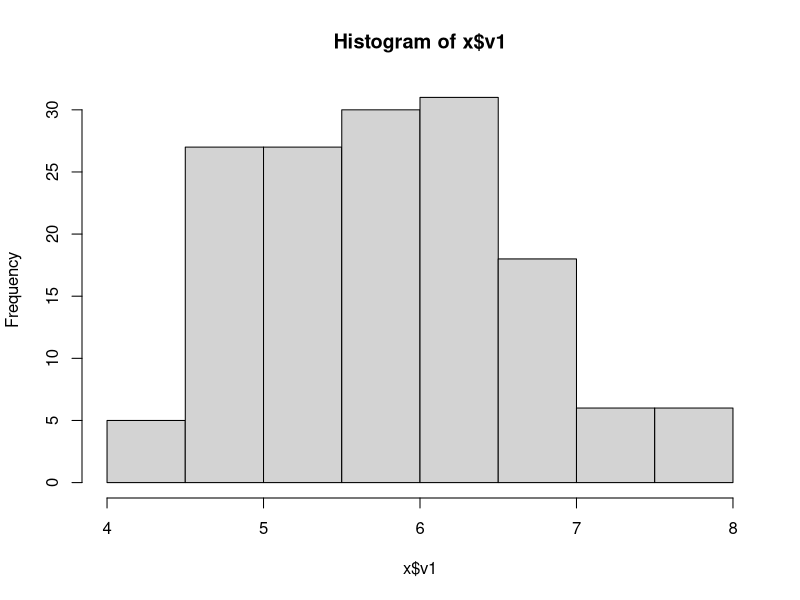
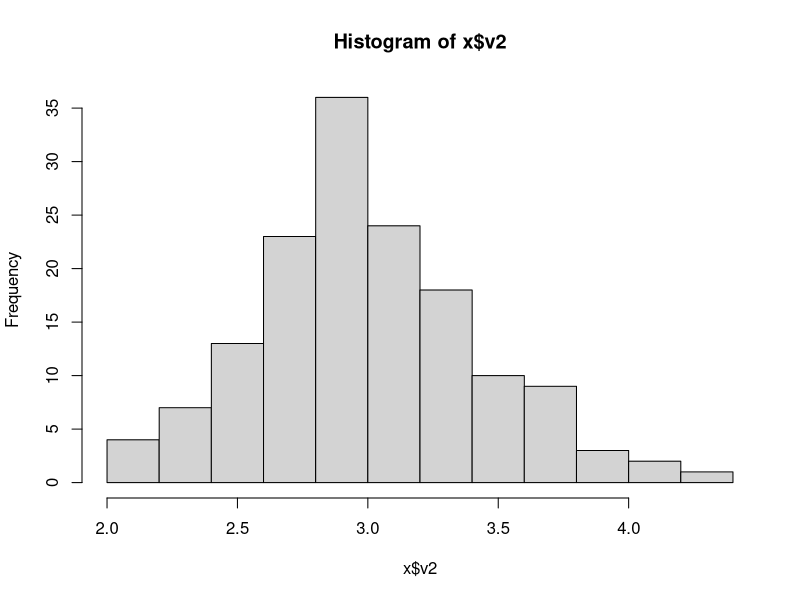
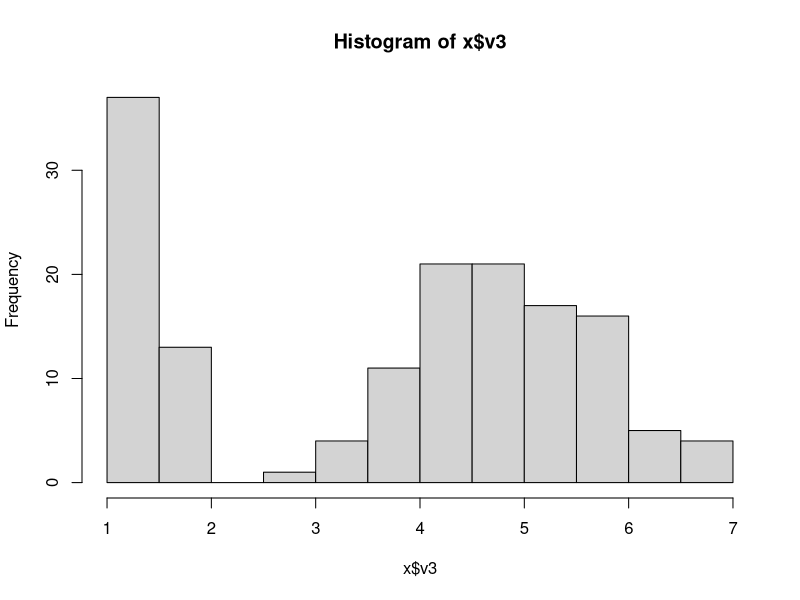
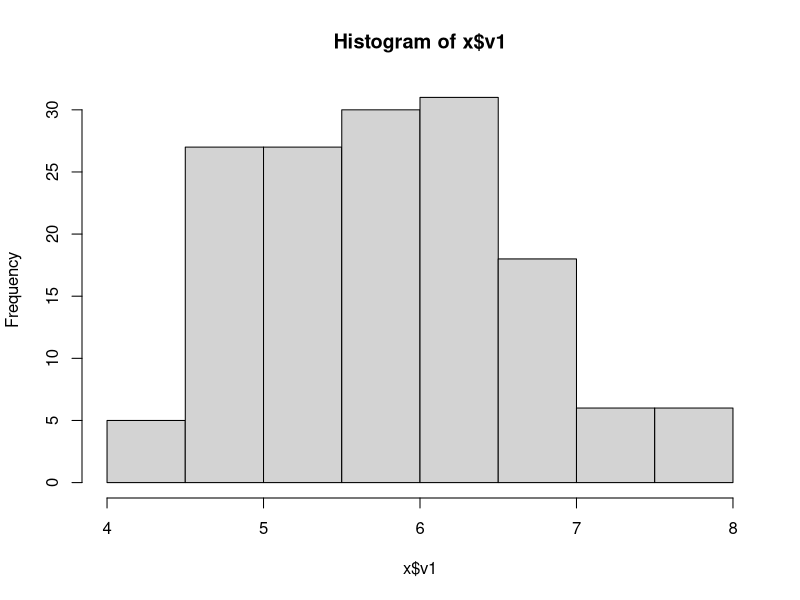

Write R code to recreate these figures, in order. (Note: this script raises an error after producing the figures.)
## ---- chunk 1
library(data.table)
library(lattice)
library(readxl)
library(magrittr)
library(plyr)
x=iris
names(x)=paste('v',1:5,sep="")
p1=hist(x$v1)
p2=hist(x$v2)
p3=hist(x$v3)
ss=list(list(p1,p2),p3)
ss=list()
pp=c(list(p1),list(p2),list(p3))
ppp=c(list(p1),list(p2),list(p3))
kk=rep(list(p1),100000)
kk=cbind(pp,ppp)
p1$breaks
total=0

system.time(for (j in 1:2){
  for(i in  1:3 ){
    all=sum(kk[[i,j]]$counts/diff(kk[[i,j]]$breaks))
    total=total+all
  }
}
)



#################################
x=iris
names(x)=paste('v',1:5,sep="")
p1=hist(x$v1)
kk=rep(list(p1),500000)
total=0
  for(i in  1:500000 ){
    all=sum(kk[[i]]$counts/diff(kk[[i]]$breaks))
    total=total+all
}


total=0
fun1=function(x){
  all=sum(x$counts/diff(x$breaks))
    total=total+all
}
a=lapply(kk, fun1)
sum(unlist(a))
##################################################

pp[[1]]
fun2=function(x){
  apply(x, 1,FUN = fun1)
}
fun2(pp)
p1$counts
vv=apply(kk, 2, FUN=fun2)

total=0
system.time(
for (i in 1:6){
  all=fun1(kk[[i]])
  total=total+all
}
)
total
